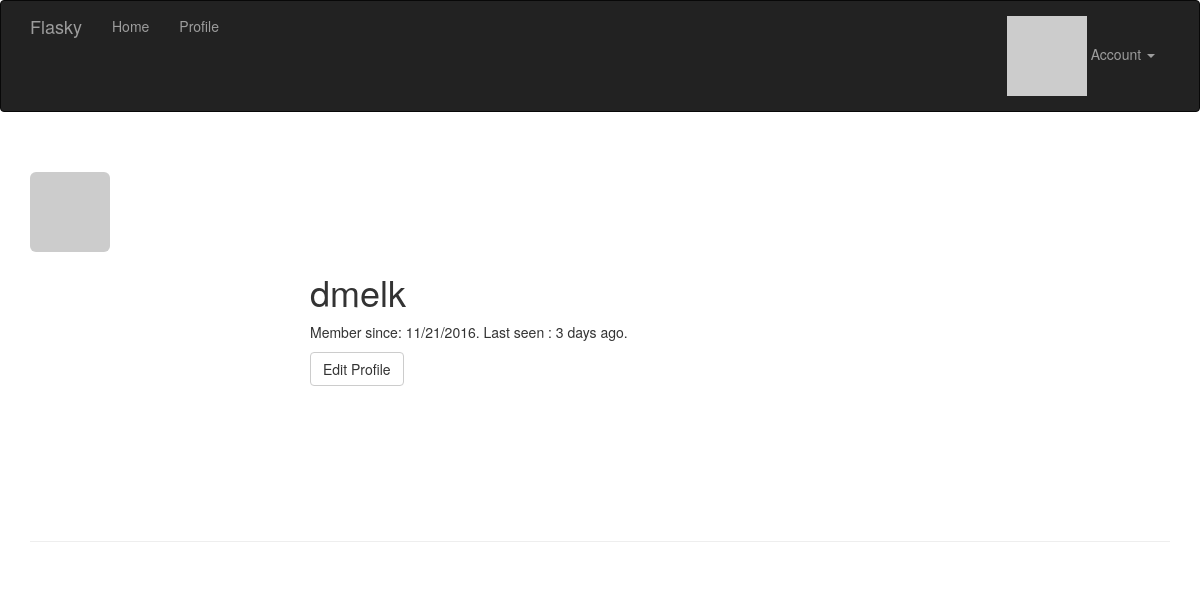
Before: /user/dmelk (signed in) with the older database file.
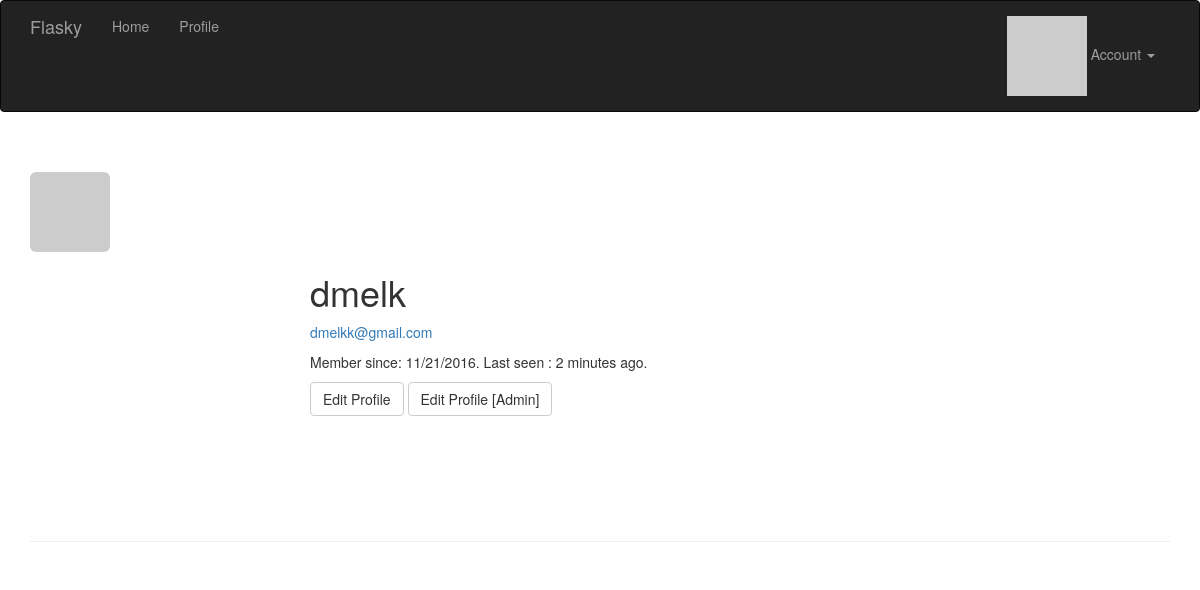
After: the same page with the newer database file.
### app/models.py (models this page shows, shortened)
class User(UserMixin, db.Model):
    __tablename__ = 'users'
    id = db.Column(db.Integer, primary_key=True)
    email = db.Column(db.String(64), unique=True, index=True)
    username = db.Column(db.String(64), unique=True, index=True)
    password_hash = db.Column(db.String(128))
    role_id = db.Column(db.Integer, db.ForeignKey('roles.id'))
    confirmed = db.Column(db.Boolean, default=True)
    name = db.Column(db.String(64))
    location = db.Column(db.String(64))
    about_me = db.Column(db.Text)
    member_since = db.Column(db.DateTime, default=datetime.utcnow())
    last_seen = db.Column(db.DateTime, default=datetime.utcnow())
    avatar_hash = db.Column(db.String(32))
    posts = db.relationship('Post', backref='author', lazy='dynamic')
    @property
    def password(self):
        return AttributeError('password is not a readable attribute')
    def can(self, permissions):
        return self.role is not None and \
                (self.role.permissions & permissions) == permissions
    def is_administrator(self):
        return self.can(Permission.ADMINISTER)
    def ping(self):
        self.last_seen = datetime.utcnow()
        db.session.add(self)
    def gravatar(self, size=100, default='identicon', rating='g'):
        if request.is_secure:
            url = 'http://secure.gravatar.com/avatar'
        else:
            url = 'http://www.gravatar.com/avatar'
        hash = self.avatar_hash or hashlib.md5(self.email.encode('utf-8')).hexdigest()
        return '{url}/{hash}?s={size}&d={default}&r={rating}'.format(
                url=url, hash=hash, size=size, default=default, rating=rating)

### app/main/views.py (the view)
@main.route('/user/<username>')
def user(username):
    user = User.query.filter_by(username=username).first()
    if user is None:
        abort(404)
    posts = user.posts.order_by(Post.timestamp.desc()).all()
    return render_template('user.html', user=user, posts=posts)

### app/auth/views.py (called while the page is built)
@auth.before_app_request
def before_request():
    if current_user.is_authenticated:
        current_user.ping()
        if not current_user.confirmed \
                and request.endpoint[:5] != 'auth.':
                    return redirect(url_for('auth.unconfirmed'))

### app/models.py (called while the page is built)
@login_manager.user_loader
def load_user(user_id):
    return User.query.get(int(user_id))

### app/templates/user.html (shortened to what this page needs)
{% extends "base.html" %}
{% block page_content %}
<div class="page-header">
    <img class="img-rounded profile-thumnail" src="{{ user.gravatar(size=100) }}">
    <div class="profile-header">
        <h1>{{ user.username }}</h1>
        {% if current_user.is_administrator() %}
        <p><a href="mailto:{{ user.email }}">{{ user.email }}</a></p>
        {% endif  %}
        <p>
            Member since: {{ moment(user.member_since).format('L') }}.
            Last seen : {{ moment(user.last_seen).fromNow() }}.
        </p>
        {% if user == current_user %}
        <a class="btn btn-default" href="{{ url_for('main.edit_profile') }}">
            Edit Profile
        </a>
        {% endif %}
        {% if current_user.is_administrator() %}
        <a class="btn btn-default" href="{{ url_for('main.edit_profile_admin', id=user.id) }}">
            Edit Profile [Admin]
        </a>
        {% endif %}
    </div>
</div>
{% endblock page_content %}

### app/templates/base.html (shortened to what this page needs)
{% extends "bootstrap/base.html" %}
{% block head %}
    {{ super() }}
    <link rel="stylesheet" type="text/css" href="{{ url_for('static', filename='style.css') }}">
{% endblock head %}
{% block navbar %}
    <div class="navbar navbar-inverse" role="navigation">
        <div class="container">
            <div class="navbar-header">
                <a class="navbar-brand" href="{{ url_for('main.index') }}">Flasky</a>
            </div>
            <div class="navbar-collapse collapse">
                <ul class="nav navbar-nav">
                    <li><a href="/">Home</a> </li>
                    {% if current_user.is_authenticated %}
                    <li><a href="{{ url_for('main.user', username=current_user.username) }}">Profile</a></li>
                    {% endif %}
                </ul>
                <ul class="nav navbar-nav navbar-right">
                    {% if current_user.is_authenticated %}
                    <li class="dropdown">
                        <a href="#" class"dropdown-toggle" data-toggle="dropdown">
                            <img src="{{ current_user.gravatar(size=18) }}">
                            Account <b class="caret"></b>
                        </a>
                    </li>
                    {% else %}
                    <li><a href="{{ url_for('auth.login') }}">Sign In</a></li>
                    {% endif %}
                </ul>
            </div>
        </div>
    </div>
{% endblock navbar %}
{% block content %}
    <div class="container">
        {% block page_content %}{% endblock page_content %}
    </div>
{% endblock content %}

### app/static/style.css (style rules this page uses)
.profile-header { min-height: 260px; margin-left: 280px; }

Changed rows visible on the page:
changed User "dmelk": email (not shown) → "dmelkk@gmail.com"; last_seen "3 days ago" → "2 minutes ago"
Other visible differences:
text now shown: "Edit Profile [Admin]"
